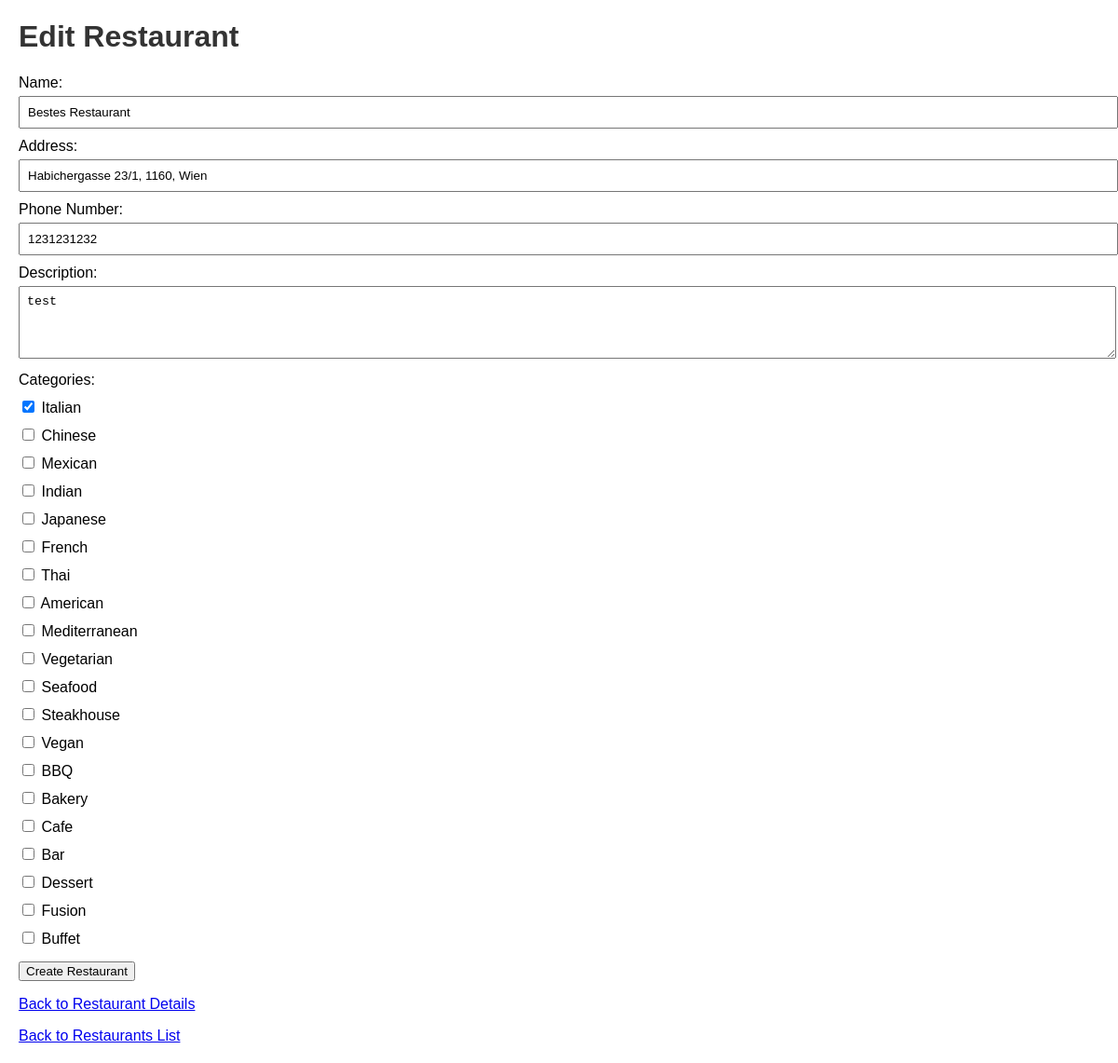
/restaurants/4/edit, run on an earlier commit of the app's database.
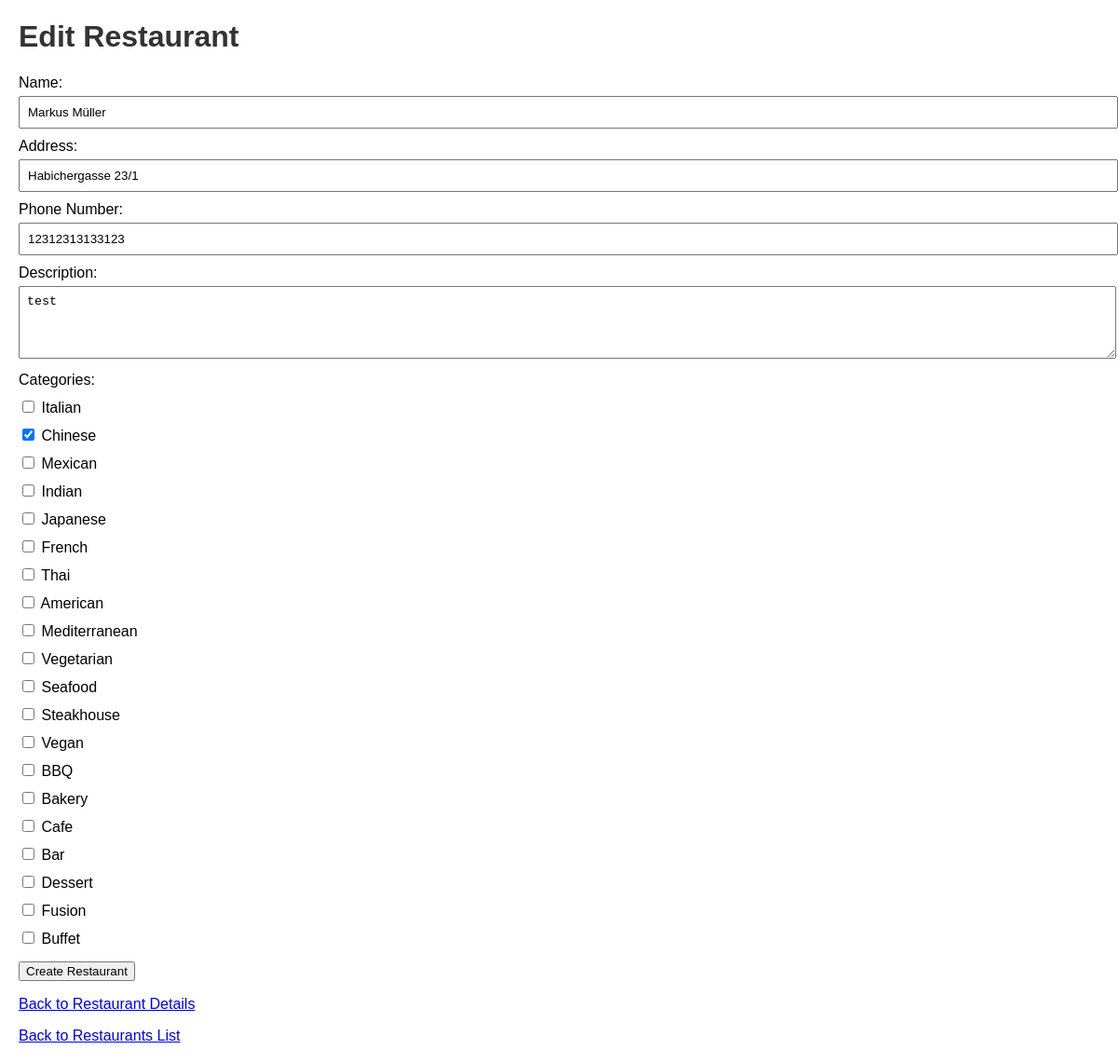
And on a later commit of the database.
### app/models.py (models this page shows, shortened)
class Restaurant(db.Model):
    __tablename__ = 'restaurants'
    id = db.Column(db.Integer, primary_key=True)
    name = db.Column(db.String(100), nullable=False)
    address = db.Column(db.String(200), nullable=False)
    phone_number = db.Column(db.String(20), nullable=False)
    description = db.Column(db.Text, nullable=False)
    manager_id = db.Column(db.Integer, db.ForeignKey('users.id'), nullable=False, unique=True)
    latitude = db.Column(db.Float, nullable=True) # Nullable for now
    longitude = db.Column(db.Float, nullable=True) # Nullable for now
    categories = db.relationship(
        'Category',
        secondary=restaurant_categories,
        back_populates='restaurants'
    )
    reservations = db.relationship('Reservation', back_populates='restaurant', cascade='all, delete-orphan')
    manager = db.relationship('User', back_populates='restaurant', uselist=False)

class Category(db.Model):
    __tablename__ = 'categories'
    id = db.Column(db.Integer, primary_key=True)
    name = db.Column(db.String(50), nullable=False, unique=True)
    restaurants = db.relationship(
        'Restaurant',
        secondary=restaurant_categories,
        back_populates='categories'
    )

### app/main/routes.py (the view)
@bp.route('/restaurants/<int:restaurant_id>/edit', methods=['GET', 'POST'])
def edit_restaurant(restaurant_id):
    restaurant = Restaurant.query.get_or_404(restaurant_id)
    form = RestaurantForm(obj=restaurant)  # Populate form with restaurant data
    form.categories.choices = [(category.id, category.name) for category in Category.query.all()]
    if form.validate_on_submit():
        restaurant.name = form.name.data
        restaurant.address = form.address.data
        restaurant.phone_number = form.phone_number.data
        restaurant.description = form.description.data
        selected_categories = Category.query.filter(Category.id.in_(form.categories.data)).all()
        restaurant.categories = selected_categories
        db.session.commit()
        flash('Restaurant updated successfully!', 'success')
        return redirect(url_for('main.get_restaurant_detail', restaurant_id=restaurant.id))
    else:
        if request.method == 'POST':
            flash('Please correct the errors in the form.', 'error')
    form.categories.data = [category.id for category in restaurant.categories]
    return render_template('edit_restaurant.html', form=form, restaurant=restaurant)

### app/templates/edit_restaurant.html (shortened to what this page needs)
<!DOCTYPE html>
<html lang="en">
<head>
</head>
<body>
    <h1>Edit Restaurant</h1>
    <form method="POST" action="{{ url_for('main.edit_restaurant', restaurant_id=restaurant.id) }}">
        <label for="name">Name:</label>
        {{ form.name(size=32) }}
        <label for="address">Address:</label>
        {{ form.address(size=64) }}
        <label for="phone_number">Phone Number:</label>
        {{ form.phone_number(size=20) }}
        <label for="description">Description:</label>
        {{ form.description(rows=4) }}
        <div class="categories">
            <label>Categories:</label>
            {% for value, label in form.categories.choices %}
                <div>
                    <label>
                        <input type="checkbox" name="{{ form.categories.name }}" value="{{ value }}"
                            {% if value in form.categories.data %}checked{% endif %}>
                        {{ label }}
                    </label>
                </div>
            {% endfor %}
        </div>
        <div class="submit-button">
            {{ form.submit() }}
        </div>
    </form>
    <p><a href="{{ url_for('main.get_restaurant_detail', restaurant_id=restaurant.id) }}">Back to Restaurant Details</a></p>
    <p><a href="{{ url_for('main.list_restaurants') }}">Back to Restaurants List</a></p>
</body>
</html>

What changed in the data, as far as the page shows it:
changed Restaurant "test": name "Bestes Restaurant" → "Markus Müller"; address "Habichergasse 23/1, 1160, Wien" → "Habichergasse 23/1"; phone_number "1231231232" → "12312313133123"
computed for Category "Italian": categories "☑" → "☐"
computed for Category "Chinese": categories "☐" → "☑"
